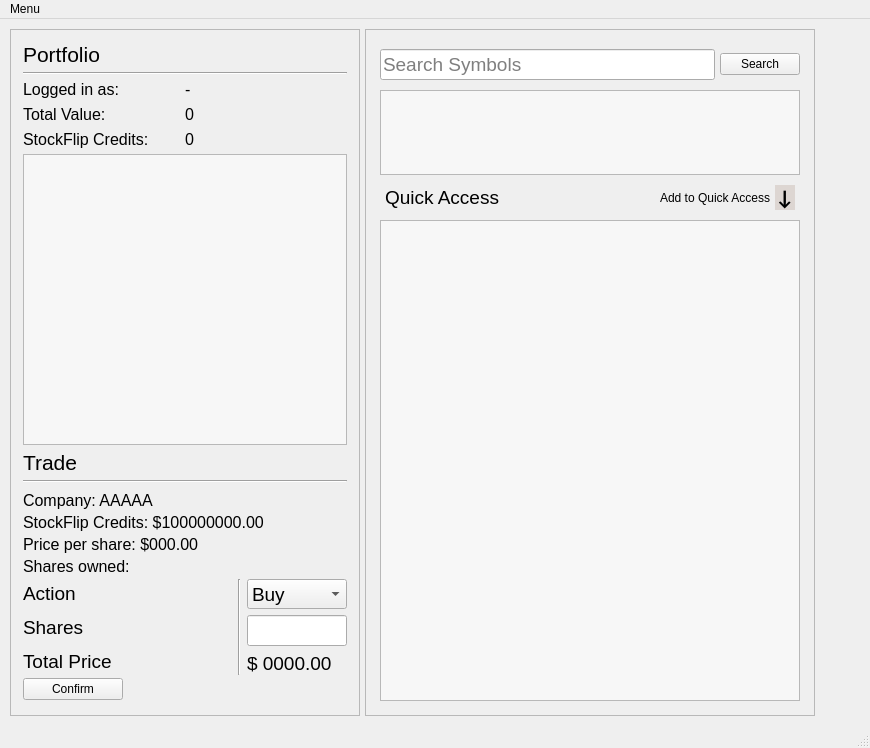
<?xml version="1.0" encoding="UTF-8"?>
<ui version="4.0">
 <class>MainWindow</class>
 <widget class="QMainWindow" name="MainWindow">
  <property name="geometry">
   <rect>
    <x>0</x>
    <y>0</y>
    <width>870</width>
    <height>748</height>
   </rect>
  </property>
  <property name="sizePolicy">
   <sizepolicy hsizetype="Expanding" vsizetype="Expanding">
    <horstretch>0</horstretch>
    <verstretch>0</verstretch>
   </sizepolicy>
  </property>
  <property name="palette">
   <palette>
    <active>
     <colorrole role="AlternateBase">
      <brush brushstyle="SolidPattern">
       <color alpha="255">
        <red>255</red>
        <green>255</green>
        <blue>255</blue>
       </color>
      </brush>
     </colorrole>
    </active>
    <inactive>
     <colorrole role="AlternateBase">
      <brush brushstyle="SolidPattern">
       <color alpha="255">
        <red>255</red>
        <green>255</green>
        <blue>255</blue>
       </color>
      </brush>
     </colorrole>
    </inactive>
    <disabled>
     <colorrole role="AlternateBase">
      <brush brushstyle="SolidPattern">
       <color alpha="255">
        <red>255</red>
        <green>255</green>
        <blue>255</blue>
       </color>
      </brush>
     </colorrole>
    </disabled>
   </palette>
  </property>
  <property name="windowTitle">
   <string>MainWindow</string>
  </property>
  <widget class="QWidget" name="centralwidget">
   <property name="sizePolicy">
    <sizepolicy hsizetype="Minimum" vsizetype="Expanding">
     <horstretch>0</horstretch>
     <verstretch>0</verstretch>
    </sizepolicy>
   </property>
   <property name="maximumSize">
    <size>
     <width>16777215</width>
     <height>16777215</height>
    </size>
   </property>
   <layout class="QGridLayout" name="gridLayout_2">
    <property name="leftMargin">
     <number>10</number>
    </property>
    <property name="topMargin">
     <number>10</number>
    </property>
    <property name="rightMargin">
     <number>10</number>
    </property>
    <property name="bottomMargin">
     <number>10</number>
    </property>
    <property name="spacing">
     <number>5</number>
    </property>
    <item row="0" column="1" rowspan="2">
     <widget class="QFrame" name="frame">
      <property name="sizePolicy">
       <sizepolicy hsizetype="Expanding" vsizetype="Expanding">
        <horstretch>0</horstretch>
        <verstretch>0</verstretch>
       </sizepolicy>
      </property>
      <property name="minimumSize">
       <size>
        <width>450</width>
        <height>0</height>
       </size>
      </property>
      <property name="maximumSize">
       <size>
        <width>50</width>
        <height>16777215</height>
       </size>
      </property>
      <property name="frameShape">
       <enum>QFrame::StyledPanel</enum>
      </property>
      <property name="frameShadow">
       <enum>QFrame::Raised</enum>
      </property>
      <layout class="QVBoxLayout" name="verticalLayout">
       <item>
        <layout class="QVBoxLayout" name="verticalLayout_8">
         <property name="spacing">
          <number>5</number>
         </property>
         <property name="sizeConstraint">
          <enum>QLayout::SetDefaultConstraint</enum>
         </property>
         <property name="leftMargin">
          <number>5</number>
         </property>
         <property name="topMargin">
          <number>5</number>
         </property>
         <property name="rightMargin">
          <number>5</number>
         </property>
         <property name="bottomMargin">
          <number>5</number>
         </property>
         <item>
          <layout class="QGridLayout" name="gridLayout_9">
           <property name="leftMargin">
            <number>0</number>
           </property>
           <property name="topMargin">
            <number>5</number>
           </property>
           <property name="rightMargin">
            <number>0</number>
           </property>
           <property name="bottomMargin">
            <number>5</number>
           </property>
           <property name="spacing">
            <number>5</number>
           </property>
           <item row="0" column="0">
            <widget class="QLineEdit" name="searchBar">
             <property name="maximumSize">
              <size>
               <width>16777215</width>
               <height>16777215</height>
              </size>
             </property>
             <property name="font">
              <font>
               <pointsize>14</pointsize>
              </font>
             </property>
             <property name="placeholderText">
              <string>Search Symbols</string>
             </property>
            </widget>
           </item>
           <item row="0" column="1">
            <widget class="QPushButton" name="searchButton">
             <property name="maximumSize">
              <size>
               <width>16777215</width>
               <height>16777215</height>
              </size>
             </property>
             <property name="text">
              <string>Search</string>
             </property>
            </widget>
           </item>
          </layout>
         </item>
         <item>
          <widget class="QListWidget" name="searchList">
           <property name="sizePolicy">
            <sizepolicy hsizetype="Preferred" vsizetype="Maximum">
             <horstretch>0</horstretch>
             <verstretch>0</verstretch>
            </sizepolicy>
           </property>
           <property name="minimumSize">
            <size>
             <width>0</width>
             <height>85</height>
            </size>
           </property>
           <property name="maximumSize">
            <size>
             <width>16777215</width>
             <height>85</height>
            </size>
           </property>
           <property name="palette">
            <palette>
             <active>
              <colorrole role="Base">
               <brush brushstyle="SolidPattern">
                <color alpha="255">
                 <red>247</red>
                 <green>247</green>
                 <blue>247</blue>
                </color>
               </brush>
              </colorrole>
             </active>
             <inactive>
              <colorrole role="Base">
               <brush brushstyle="SolidPattern">
                <color alpha="255">
                 <red>247</red>
                 <green>247</green>
                 <blue>247</blue>
                </color>
               </brush>
              </colorrole>
             </inactive>
             <disabled>
              <colorrole role="Base">
               <brush brushstyle="SolidPattern">
                <color alpha="255">
                 <red>240</red>
                 <green>240</green>
                 <blue>240</blue>
                </color>
               </brush>
              </colorrole>
             </disabled>
            </palette>
           </property>
          </widget>
         </item>
         <item>
          <layout class="QHBoxLayout" name="horizontalLayout_2">
           <property name="spacing">
            <number>5</number>
           </property>
           <property name="leftMargin">
            <number>5</number>
           </property>
           <property name="topMargin">
            <number>5</number>
           </property>
           <property name="rightMargin">
            <number>5</number>
           </property>
           <property name="bottomMargin">
            <number>5</number>
           </property>
           <item>
            <widget class="QLabel" name="label">
             <property name="font">
              <font>
               <pointsize>14</pointsize>
              </font>
             </property>
             <property name="text">
              <string>Quick Access</string>
             </property>
            </widget>
           </item>
           <item>
            <widget class="QLabel" name="label_5">
             <property name="text">
              <string>Add to Quick Access</string>
             </property>
             <property name="alignment">
              <set>Qt::AlignRight|Qt::AlignTrailing|Qt::AlignVCenter</set>
             </property>
            </widget>
           </item>
           <item>
            <widget class="QLabel" name="sendToQuickAccessButton">
             <property name="maximumSize">
              <size>
               <width>20</width>
               <height>25</height>
              </size>
             </property>
             <property name="font">
              <font>
               <family>Calibri</family>
               <pointsize>16</pointsize>
               <weight>75</weight>
               <bold>true</bold>
              </font>
             </property>
             <property name="cursor">
              <cursorShape>PointingHandCursor</cursorShape>
             </property>
             <property name="styleSheet">
              <string notr="true">background-color: rgb(221, 214, 210);
alternate-background-color: rgb(201, 223, 225);
selection-background-color: rgb(204, 216, 217);</string>
             </property>
             <property name="text">
              <string>&lt;p&gt; &amp;darr; &lt;/p&gt;</string>
             </property>
             <property name="alignment">
              <set>Qt::AlignCenter</set>
             </property>
            </widget>
           </item>
          </layout>
         </item>
         <item>
          <widget class="QListWidget" name="quickAccessList">
           <property name="sizePolicy">
            <sizepolicy hsizetype="Expanding" vsizetype="Expanding">
             <horstretch>0</horstretch>
             <verstretch>0</verstretch>
            </sizepolicy>
           </property>
           <property name="minimumSize">
            <size>
             <width>0</width>
             <height>400</height>
            </size>
           </property>
           <property name="maximumSize">
            <size>
             <width>16777215</width>
             <height>16777215</height>
            </size>
           </property>
           <property name="palette">
            <palette>
             <active>
              <colorrole role="Base">
               <brush brushstyle="SolidPattern">
                <color alpha="255">
                 <red>247</red>
                 <green>247</green>
                 <blue>247</blue>
                </color>
               </brush>
              </colorrole>
             </active>
             <inactive>
              <colorrole role="Base">
               <brush brushstyle="SolidPattern">
                <color alpha="255">
                 <red>247</red>
                 <green>247</green>
                 <blue>247</blue>
                </color>
               </brush>
              </colorrole>
             </inactive>
             <disabled>
              <colorrole role="Base">
               <brush brushstyle="SolidPattern">
                <color alpha="255">
                 <red>240</red>
                 <green>240</green>
                 <blue>240</blue>
                </color>
               </brush>
              </colorrole>
             </disabled>
            </palette>
           </property>
           <property name="sizeAdjustPolicy">
            <enum>QAbstractScrollArea::AdjustToContents</enum>
           </property>
           <property name="autoScroll">
            <bool>true</bool>
           </property>
           <property name="editTriggers">
            <set>QAbstractItemView::DoubleClicked|QAbstractItemView::EditKeyPressed</set>
           </property>
           <property name="showDropIndicator" stdset="0">
            <bool>true</bool>
           </property>
           <property name="dragEnabled">
            <bool>false</bool>
           </property>
           <property name="dragDropOverwriteMode">
            <bool>false</bool>
           </property>
           <property name="dragDropMode">
            <enum>QAbstractItemView::NoDragDrop</enum>
           </property>
           <property name="defaultDropAction">
            <enum>Qt::CopyAction</enum>
           </property>
           <property name="alternatingRowColors">
            <bool>true</bool>
           </property>
           <property name="verticalScrollMode">
            <enum>QAbstractItemView::ScrollPerPixel</enum>
           </property>
           <property name="movement">
            <enum>QListView::Static</enum>
           </property>
           <property name="resizeMode">
            <enum>QListView::Adjust</enum>
           </property>
          </widget>
         </item>
        </layout>
       </item>
      </layout>
     </widget>
    </item>
    <item row="0" column="0" rowspan="2">
     <widget class="QFrame" name="frame_2">
      <property name="sizePolicy">
       <sizepolicy hsizetype="Expanding" vsizetype="Expanding">
        <horstretch>0</horstretch>
        <verstretch>0</verstretch>
       </sizepolicy>
      </property>
      <property name="minimumSize">
       <size>
        <width>350</width>
        <height>0</height>
       </size>
      </property>
      <property name="maximumSize">
       <size>
        <width>350</width>
        <height>16777215</height>
       </size>
      </property>
      <property name="frameShape">
       <enum>QFrame::StyledPanel</enum>
      </property>
      <property name="frameShadow">
       <enum>QFrame::Raised</enum>
      </property>
      <layout class="QVBoxLayout" name="verticalLayout_2">
       <item>
        <layout class="QVBoxLayout" name="verticalLayout_5">
         <property name="spacing">
          <number>5</number>
         </property>
         <property name="leftMargin">
          <number>3</number>
         </property>
         <property name="topMargin">
          <number>3</number>
         </property>
         <property name="rightMargin">
          <number>3</number>
         </property>
         <property name="bottomMargin">
          <number>3</number>
         </property>
         <item>
          <widget class="QLabel" name="label_2">
           <property name="font">
            <font>
             <pointsize>16</pointsize>
             <weight>50</weight>
             <bold>false</bold>
            </font>
           </property>
           <property name="text">
            <string>Portfolio</string>
           </property>
          </widget>
         </item>
         <item>
          <widget class="Line" name="line_3">
           <property name="orientation">
            <enum>Qt::Horizontal</enum>
           </property>
          </widget>
         </item>
         <item>
          <layout class="QGridLayout" name="gridLayout">
           <property name="leftMargin">
            <number>0</number>
           </property>
           <property name="topMargin">
            <number>0</number>
           </property>
           <property name="rightMargin">
            <number>0</number>
           </property>
           <property name="bottomMargin">
            <number>0</number>
           </property>
           <property name="horizontalSpacing">
            <number>0</number>
           </property>
           <property name="verticalSpacing">
            <number>6</number>
           </property>
           <item row="1" column="0">
            <widget class="QLabel" name="label_3">
             <property name="font">
              <font>
               <pointsize>12</pointsize>
              </font>
             </property>
             <property name="text">
              <string>Logged in as:</string>
             </property>
            </widget>
           </item>
           <item row="5" column="1">
            <widget class="QLabel" name="currentBalance">
             <property name="font">
              <font>
               <pointsize>12</pointsize>
              </font>
             </property>
             <property name="text">
              <string>0</string>
             </property>
            </widget>
           </item>
           <item row="5" column="0">
            <widget class="QLabel" name="stockBalanceLabel_2">
             <property name="font">
              <font>
               <pointsize>12</pointsize>
              </font>
             </property>
             <property name="text">
              <string>StockFlip Credits:</string>
             </property>
            </widget>
           </item>
           <item row="1" column="1">
            <widget class="QLabel" name="loggedInAsUser">
             <property name="font">
              <font>
               <pointsize>12</pointsize>
              </font>
             </property>
             <property name="text">
              <string>-</string>
             </property>
            </widget>
           </item>
           <item row="2" column="0">
            <widget class="QLabel" name="totalValueLabel">
             <property name="font">
              <font>
               <pointsize>12</pointsize>
              </font>
             </property>
             <property name="text">
              <string>Total Value:</string>
             </property>
            </widget>
           </item>
           <item row="2" column="1">
            <widget class="QLabel" name="totalValue">
             <property name="font">
              <font>
               <pointsize>12</pointsize>
              </font>
             </property>
             <property name="text">
              <string>0</string>
             </property>
            </widget>
           </item>
          </layout>
         </item>
         <item>
          <widget class="QListWidget" name="listWidget">
           <property name="sizePolicy">
            <sizepolicy hsizetype="Expanding" vsizetype="Expanding">
             <horstretch>0</horstretch>
             <verstretch>0</verstretch>
            </sizepolicy>
           </property>
           <property name="minimumSize">
            <size>
             <width>0</width>
             <height>100</height>
            </size>
           </property>
           <property name="maximumSize">
            <size>
             <width>16777215</width>
             <height>16777215</height>
            </size>
           </property>
           <property name="palette">
            <palette>
             <active>
              <colorrole role="Base">
               <brush brushstyle="SolidPattern">
                <color alpha="255">
                 <red>247</red>
                 <green>247</green>
                 <blue>247</blue>
                </color>
               </brush>
              </colorrole>
             </active>
             <inactive>
              <colorrole role="Base">
               <brush brushstyle="SolidPattern">
                <color alpha="255">
                 <red>247</red>
                 <green>247</green>
                 <blue>247</blue>
                </color>
               </brush>
              </colorrole>
             </inactive>
             <disabled>
              <colorrole role="Base">
               <brush brushstyle="SolidPattern">
                <color alpha="255">
                 <red>240</red>
                 <green>240</green>
                 <blue>240</blue>
                </color>
               </brush>
              </colorrole>
             </disabled>
            </palette>
           </property>
           <property name="sizeAdjustPolicy">
            <enum>QAbstractScrollArea::AdjustToContents</enum>
           </property>
           <property name="alternatingRowColors">
            <bool>true</bool>
           </property>
           <property name="verticalScrollMode">
            <enum>QAbstractItemView::ScrollPerPixel</enum>
           </property>
           <property name="resizeMode">
            <enum>QListView::Adjust</enum>
           </property>
          </widget>
         </item>
         <item>
          <widget class="QLabel" name="label_6">
           <property name="font">
            <font>
             <pointsize>16</pointsize>
             <italic>false</italic>
             <underline>false</underline>
             <kerning>true</kerning>
            </font>
           </property>
           <property name="text">
            <string>Trade</string>
           </property>
          </widget>
         </item>
         <item>
          <widget class="Line" name="line_2">
           <property name="orientation">
            <enum>Qt::Horizontal</enum>
           </property>
          </widget>
         </item>
         <item>
          <layout class="QVBoxLayout" name="verticalLayout_4">
           <property name="spacing">
            <number>3</number>
           </property>
           <property name="leftMargin">
            <number>0</number>
           </property>
           <property name="topMargin">
            <number>3</number>
           </property>
           <property name="rightMargin">
            <number>0</number>
           </property>
           <property name="bottomMargin">
            <number>3</number>
           </property>
           <item>
            <widget class="QLabel" name="companyLabel">
             <property name="font">
              <font>
               <pointsize>12</pointsize>
              </font>
             </property>
             <property name="text">
              <string>Company: AAAAA</string>
             </property>
            </widget>
           </item>
           <item>
            <widget class="QLabel" name="creditsLabel">
             <property name="font">
              <font>
               <pointsize>12</pointsize>
              </font>
             </property>
             <property name="text">
              <string>StockFlip Credits: $100000000.00</string>
             </property>
            </widget>
           </item>
           <item>
            <widget class="QLabel" name="priceLabel">
             <property name="font">
              <font>
               <pointsize>12</pointsize>
              </font>
             </property>
             <property name="text">
              <string>Price per share: $000.00</string>
             </property>
            </widget>
           </item>
           <item>
            <widget class="QLabel" name="numSharesOwnedLabel">
             <property name="font">
              <font>
               <pointsize>12</pointsize>
              </font>
             </property>
             <property name="text">
              <string>Shares owned:</string>
             </property>
            </widget>
           </item>
           <item>
            <layout class="QHBoxLayout" name="horizontalLayout">
             <property name="spacing">
              <number>6</number>
             </property>
             <item>
              <layout class="QVBoxLayout" name="verticalLayout_3">
               <item>
                <widget class="QLabel" name="label_4">
                 <property name="font">
                  <font>
                   <pointsize>14</pointsize>
                  </font>
                 </property>
                 <property name="layoutDirection">
                  <enum>Qt::RightToLeft</enum>
                 </property>
                 <property name="text">
                  <string>Action       </string>
                 </property>
                </widget>
               </item>
               <item>
                <widget class="QLabel" name="label_7">
                 <property name="font">
                  <font>
                   <pointsize>14</pointsize>
                  </font>
                 </property>
                 <property name="layoutDirection">
                  <enum>Qt::RightToLeft</enum>
                 </property>
                 <property name="text">
                  <string>Shares</string>
                 </property>
                </widget>
               </item>
               <item>
                <widget class="QLabel" name="label_8">
                 <property name="font">
                  <font>
                   <pointsize>14</pointsize>
                  </font>
                 </property>
                 <property name="layoutDirection">
                  <enum>Qt::RightToLeft</enum>
                 </property>
                 <property name="text">
                  <string>Total Price</string>
                 </property>
                </widget>
               </item>
              </layout>
             </item>
             <item>
              <widget class="Line" name="line">
               <property name="orientation">
                <enum>Qt::Vertical</enum>
               </property>
              </widget>
             </item>
             <item>
              <layout class="QVBoxLayout" name="verticalLayout_6">
               <item>
                <widget class="QComboBox" name="tradeCombo">
                 <property name="sizePolicy">
                  <sizepolicy hsizetype="Preferred" vsizetype="Fixed">
                   <horstretch>0</horstretch>
                   <verstretch>0</verstretch>
                  </sizepolicy>
                 </property>
                 <property name="minimumSize">
                  <size>
                   <width>0</width>
                   <height>30</height>
                  </size>
                 </property>
                 <property name="maximumSize">
                  <size>
                   <width>100</width>
                   <height>30</height>
                  </size>
                 </property>
                 <property name="font">
                  <font>
                   <pointsize>14</pointsize>
                  </font>
                 </property>
                 <property name="layoutDirection">
                  <enum>Qt::LeftToRight</enum>
                 </property>
                 <item>
                  <property name="text">
                   <string>Buy</string>
                  </property>
                 </item>
                 <item>
                  <property name="text">
                   <string>Sell</string>
                  </property>
                 </item>
                </widget>
               </item>
               <item>
                <widget class="QLineEdit" name="numToTrade">
                 <property name="maximumSize">
                  <size>
                   <width>100</width>
                   <height>16777215</height>
                  </size>
                 </property>
                 <property name="font">
                  <font>
                   <pointsize>14</pointsize>
                  </font>
                 </property>
                </widget>
               </item>
               <item>
                <widget class="QLabel" name="totalPriceLabel">
                 <property name="font">
                  <font>
                   <pointsize>14</pointsize>
                  </font>
                 </property>
                 <property name="text">
                  <string>$ 0000.00</string>
                 </property>
                </widget>
               </item>
              </layout>
             </item>
            </layout>
           </item>
           <item>
            <widget class="QPushButton" name="confirmButton">
             <property name="maximumSize">
              <size>
               <width>100</width>
               <height>16777215</height>
              </size>
             </property>
             <property name="text">
              <string>Confirm</string>
             </property>
            </widget>
           </item>
          </layout>
         </item>
        </layout>
       </item>
      </layout>
     </widget>
    </item>
    <item row="0" column="2">
     <spacer name="horizontalSpacer">
      <property name="orientation">
       <enum>Qt::Horizontal</enum>
      </property>
      <property name="sizeHint" stdset="0">
       <size>
        <width>40</width>
        <height>20</height>
       </size>
      </property>
     </spacer>
    </item>
   </layout>
  </widget>
  <widget class="QStatusBar" name="statusbar"/>
  <widget class="QMenuBar" name="menuBar">
   <property name="geometry">
    <rect>
     <x>0</x>
     <y>0</y>
     <width>870</width>
     <height>21</height>
    </rect>
   </property>
   <widget class="QMenu" name="menuMenu">
    <property name="title">
     <string>Menu</string>
    </property>
    <addaction name="actionAdjust_Credits"/>
    <addaction name="actionChange_Password"/>
    <addaction name="actionReset_Account"/>
    <addaction name="actionExit"/>
   </widget>
   <addaction name="menuMenu"/>
  </widget>
  <action name="actionAdjust_Credits">
   <property name="text">
    <string>Adjust Credits</string>
   </property>
  </action>
  <action name="actionChange_Password">
   <property name="text">
    <string>Change Password</string>
   </property>
  </action>
  <action name="actionExit">
   <property name="text">
    <string>Exit</string>
   </property>
  </action>
  <action name="actionReset_Account">
   <property name="text">
    <string>Reset Account</string>
   </property>
  </action>
 </widget>
 <resources/>
 <connections>
  <connection>
   <sender>searchBar</sender>
   <signal>returnPressed()</signal>
   <receiver>searchButton</receiver>
   <slot>click()</slot>
   <hints>
    <hint type="sourcelabel">
     <x>596</x>
     <y>88</y>
    </hint>
    <hint type="destinationlabel">
     <x>674</x>
     <y>86</y>
    </hint>
   </hints>
  </connection>
  <connection>
   <sender>searchButton</sender>
   <signal>clicked()</signal>
   <receiver>searchList</receiver>
   <slot>reset()</slot>
   <hints>
    <hint type="sourcelabel">
     <x>713</x>
     <y>84</y>
    </hint>
    <hint type="destinationlabel">
     <x>695</x>
     <y>127</y>
    </hint>
   </hints>
  </connection>
  <connection>
   <sender>listWidget</sender>
   <signal>itemClicked(QListWidgetItem*)</signal>
   <receiver>listWidget</receiver>
   <slot>doItemsLayout()</slot>
   <hints>
    <hint type="sourcelabel">
     <x>194</x>
     <y>332</y>
    </hint>
    <hint type="destinationlabel">
     <x>179</x>
     <y>463</y>
    </hint>
   </hints>
  </connection>
  <connection>
   <sender>actionExit</sender>
   <signal>triggered()</signal>
   <receiver>MainWindow</receiver>
   <slot>close()</slot>
   <hints>
    <hint type="sourcelabel">
     <x>-1</x>
     <y>-1</y>
    </hint>
    <hint type="destinationlabel">
     <x>625</x>
     <y>419</y>
    </hint>
   </hints>
  </connection>
 </connections>
</ui>
